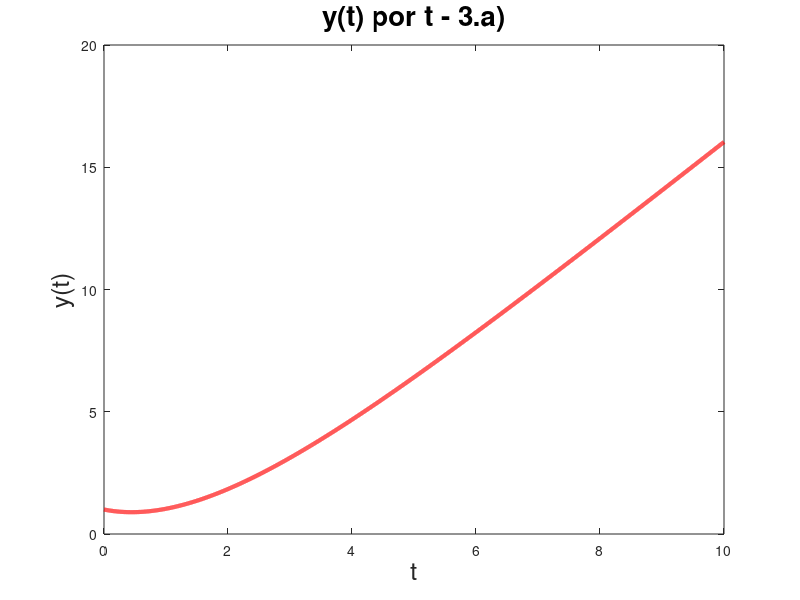

The MATLAB source for this figure:
%Questão 3.a)

% Intervalo
dt=0.001;

% Dados basicos
t=0:dt:10-dt; x=2*t-4+5*exp(-1/2*t);
plot (t, x, "r", "linewidth", 3);
title("y(t) por t - 3.a)", "fontsize", 20);
xlabel("t", "fontsize", 18);
ylabel("y(t)", "fontsize", 18);
